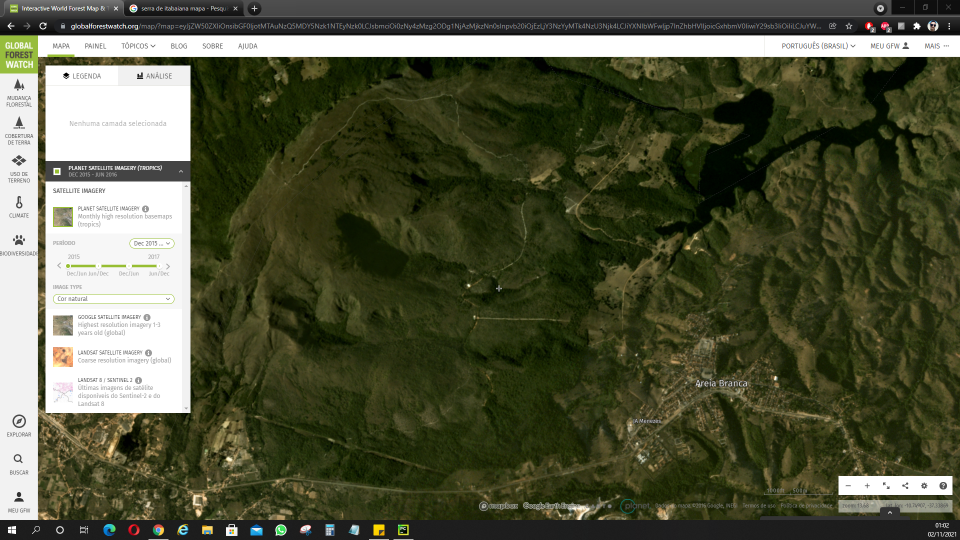
#> input picture Projeto3/img1.PNG, 1920 x 1080 px (shown at 1/2 size)
$ python DIferencaEntreImagens.py
#> lines starting #> are read from the running program, lines starting #| are printed output that depends on the picture; after the words box and inside, x2 and y2 are one past the last pixel; in counts of white or black regions, pixels touching at a corner belong together
import sys

import cv2
import numpy as np
from skimage.metrics import structural_similarity
from matplotlib import pyplot as plt #bib. para criacao de grafico
from tkinter import Tk #bib. para interface grafica
from tkinter.filedialog import askopenfilename

# interface para facil manuseio da aplicação
while True:

    print("""
		+--------------------------------------+
		|         Selecione uma Opção          |
		+--------------------------------------+

		+--------------------------------------+
		| [1] Escolher Imagem                  |
		+--------------------------------------+
		| [2] Sair do programa                 |
		+--------------------------------------+


	            """)

    opcao = int(input("Digite a opção escolhida: "))
#> the answer given: 1

    if (
            opcao == 1):  ###############################################################################################################################


        print(" ")
        print("ATENÇÃO: AS IMAGENS DEVEM CONTER O MESMO TAMANHO.")
        print("EXEMPLO: 600x600 & 600x600")

        # carrega as imagens a serem comparadas
        print(" ")
        print("Digite o nome e a extensão da primeira imagem que deseja abrir para sobrepor.")
        print("Exemplo: imagem-1.jpg ")
        Tk().withdraw() #coloquei para ocultar a interface(janela) que aparece no fundo da imagem
        imagem1 = cv2.imread(askopenfilename()) #função para abrir o windows explore e procurar a imagem a ser selecionada
#> the answer given: img1.PNG
#> imagem1 is the input picture: shape (1080, 1920, 3); mean B, G, R 61.3, 84.9, 81.5

        print(" ")
        print("Agora digite o nome e a extensão da imagem a ser sobreposta.")
        print("Exemplo: imagem-2.jpg ")
        imagem2 = cv2.imread(askopenfilename())  # seta tipo de váriavel (a imagem não é utilizada)
#> the answer given: img2.PNG
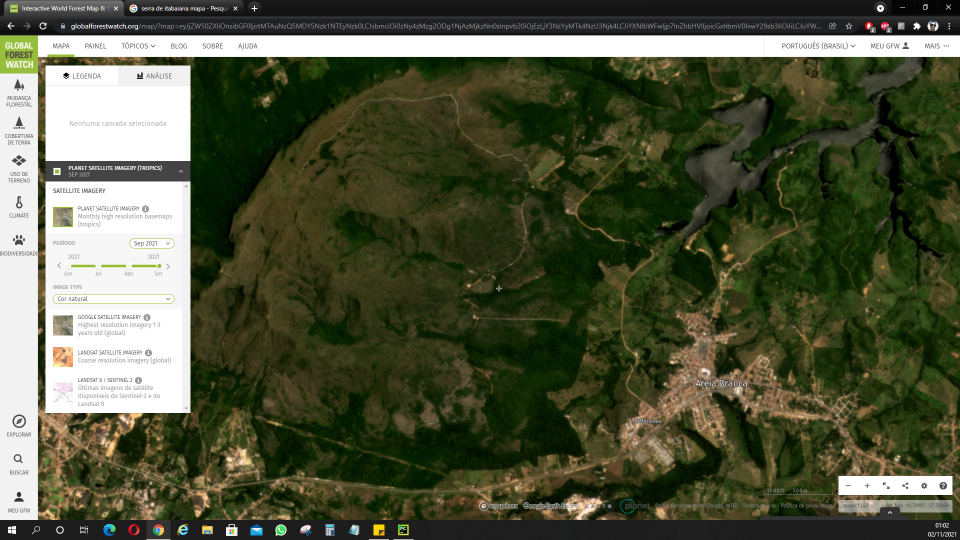
#> input picture Projeto3/img2.PNG, 1920 x 1080 px (shown at 1/2 size)
#> imagem2 is the input picture: shape (1080, 1920, 3); mean B, G, R 61.3, 85.3, 80.1

        # defini aqui para deixar a resolução da imagem padrão ao ser exibida na tela após os processamento
        # independente do tamanho delas, será exibida como padrão 1500x900
        # imagem1 = cv2.resize(imagem1, (700, 500))  # larguraxaltura
        # imagem2 = cv2.resize(imagem2, (700, 500))  # larguraxaltura

        img_height = imagem1.shape[0]  # shape retorna as dimensçoes da matriz
#> img_height = 1080

        # opção manual para escolher a dimensão da imagem (ultimo caso)
        # dim = (500, 500) #aqui eu posso definir a dimensão da imagem a partir da própria
        # imagem1 = cv2.resize(imagem1, dim, interpolation=cv2.INTER_AREA)
        # imagem2 = cv2.resize(imagem2, dim, interpolation=cv2.INTER_AREA)

        # Converter imagens em tons de cinza
        antes_do_cinza = cv2.cvtColor(imagem1, cv2.COLOR_BGR2GRAY)
        depois_do_cinza = cv2.cvtColor(imagem2, cv2.COLOR_BGR2GRAY)

        # Structural Similarity Index (Índice de Similaridade Estrutural)
        # Usando a função 'structural_similarity', calcula-se uma pontuação e a imagem da diferença
        # A pontuação representa o índice de similaridade estrutural entre as duas imagens de entrada.
        # Este valor pode cair no intervalo [-1, 1] com um valor de um sendo uma “correspondência perfeita”.
        (pontuacao, diferenca) = structural_similarity(antes_do_cinza, depois_do_cinza, full=True)
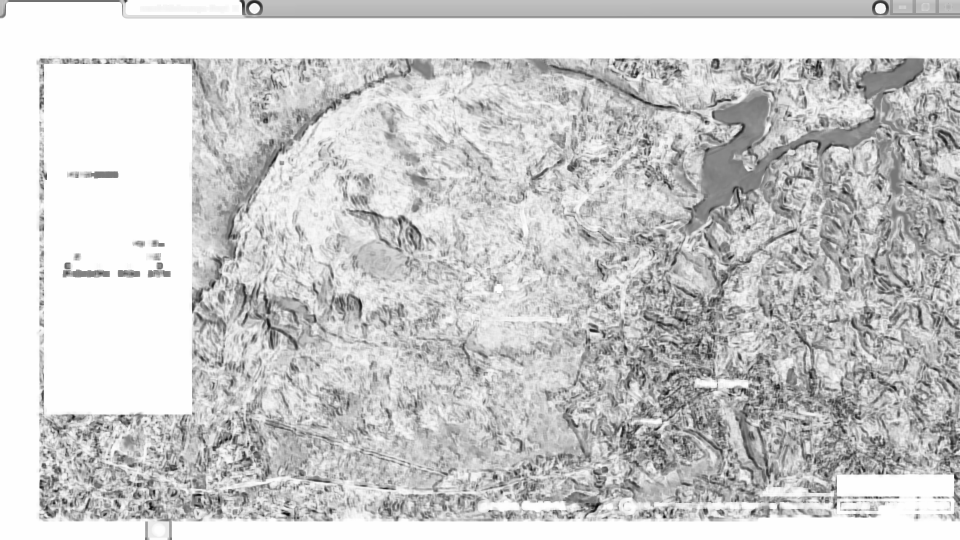
#> diferenca: shape (1080, 1920) float64 (shown at 1/2 size); min -0.853, max 1, mean 0.623; drawn with min black and max white
#> pontuacao = 0.622

        # A diferença image contém as diferenças reais da imagem entre as duas imagens de entrada que desejamos visualizar.
        # A imagem de diferença é atualmente representada como um tipo de dados de ponto flutuante no intervalo [0, 1], portanto,
        # primeiro convertemos a matriz em inteiros sem sinal de 8 bits no intervalo [0, 255] antes de podermos processá-lo posteriormente usando OpenCV.
        diferenca = (diferenca * 255).astype(
            "uint8")  # copia a imagem para outro objeto de imagem, este método é útil quando precisamos copiar a imagem, mas também reter o original.

        # Limite a imagem de diferença, seguido por encontrar contornos para obter as regiões das duas imagens de entrada que diferem
        # Encontrar os contornos para colocar retângulos em torno das regiões identificadas como “diferentes”
        # THRESH_BINARY_INV e THRESH_OTSU usada obter detalhes sobre a configuração de limiar bimodal de Otsu
        thresh = cv2.threshold(diferenca, 0, 255, cv2.THRESH_BINARY_INV | cv2.THRESH_OTSU)[1]
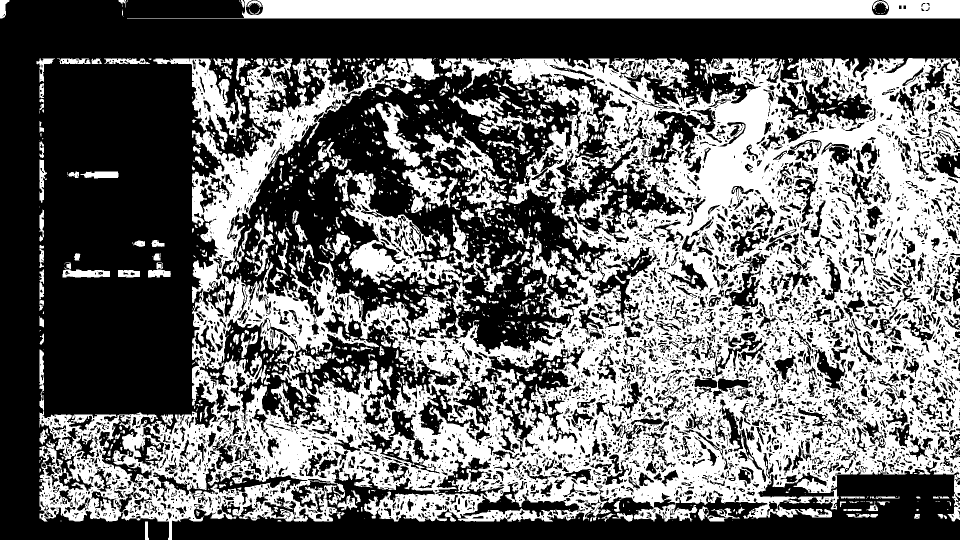
#> thresh: shape (1080, 1920) (shown at 1/2 size); 43.4% white; 1975 white regions (1379 under 20 px)
        contornos = cv2.findContours(thresh.copy(), cv2.RETR_EXTERNAL, cv2.CHAIN_APPROX_SIMPLE)
#> contornos = 1032 contours, 735 with area under 20; largest, box (x1, y1, x2, y2) and area: (79, 116, 1920, 1080) 1077946, (254, 0, 1920, 37) 49736, (668, 339, 981, 572) 21614, (306, 117, 492, 300) 8999, (751, 203, 845, 335) 3726

        # Os contornos inicializa com [0], depois serão armazenados na lista
        contornos = contornos[0] \
            if len(contornos) == 2 \
            else contornos[1]

        # mascara e pontos de pixel da imagem
        # a mascara retorna uma nova matriz de forma(imagem1) e tipo fornecidos, preenchida com zeros
        # a função Numpy(np) fornece coordenadas no formato (linha, coluna)
        mascara = np.zeros(imagem1.shape, dtype="uint8")
        preenchido_depois = imagem2.copy()  # copia a imagem para outro objeto de imagem, este método é útil quando precisamos copiar a imagem, mas também reter o original.

        # no for abaixo obtem-se a volta sobre os contornos onde,
        # calcula a caixa delimitadora do contorno e, em seguida, desenha a
        # caixa delimitadora em ambas as imagens de entrada para representar onde as duas imagens são diferentes
        numeroDiferencas = 0  # declaração de variavel para achar o número de diferenças na image,

        for c in contornos:

            # proporção entre a área do contorno e a área do retângulo delimitador
            area = cv2.contourArea(c)
            if area > 40:
                numeroDiferencas += 1
                # proporção entre a largura e a altura do retângulo delimitador do objeto
                x, y, w, h = cv2.boundingRect(c)

                # valores para desenhar um retângulo verde em cada imagem com
                cv2.rectangle(imagem1, (x, y), (x + w, y + h), (0, 0, 255), 2)
                # cv2.rectangle(imagem2, (x, y), (x + w, y + h), (0, 0, 255), 2) #ocultei aqui para mostrar as diferenças entre ambas as imegens juntas no mesmo quadro

                # valores para desenhar a mascara verde em cada imagem com
                cv2.drawContours(mascara, [c], 0, (0, 255, 0), -1)
                cv2.drawContours(preenchido_depois, [c], 0, (0, 255, 0), -1)
#> this loop made 1032 passes
#> (area, x, y, w, h) on passes 1, 13, 14, 15, 17, 19, 22, 33, 38, 39, 41, 53: (188, 290, 1043, 8, 37), (74.5, 1875, 1028, 19, 10), (76.5, 1828, 1028, 12, 10), (246, 1693, 1027, 63, 8), (100.5, 1201, 1027, 30, 16), (258, 1224, 1026, 42, 17), (46.5, 674, 1024, 8, 14), (90.5, 1687, 1018, 36, 4), (496, 1415, 1016, 65, 27), (57.5, 1476, 1014, 13, 14), (334, 1396, 1012, 21, 29), (70, 1754, 1003, 25, 8)
#> area on passes 11, 21, 26, 37, 59, 284: 29.5, 22, 31.5, 35.5, 35, 62
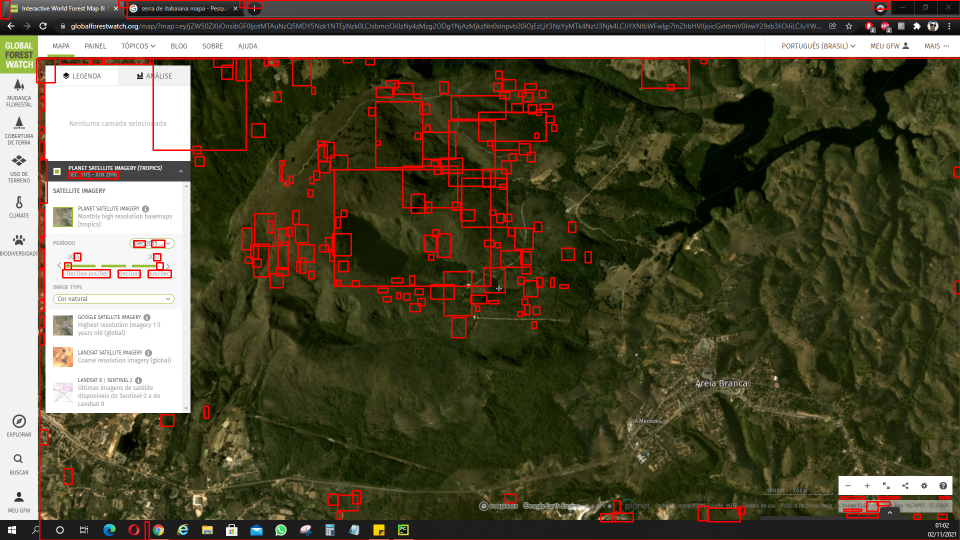
#> imagem1: shape (1080, 1920, 3) (shown at 1/2 size); 3.65% of pixels changed, all inside (x1, y1, x2, y2) = (0, 0, 1920, 1080)
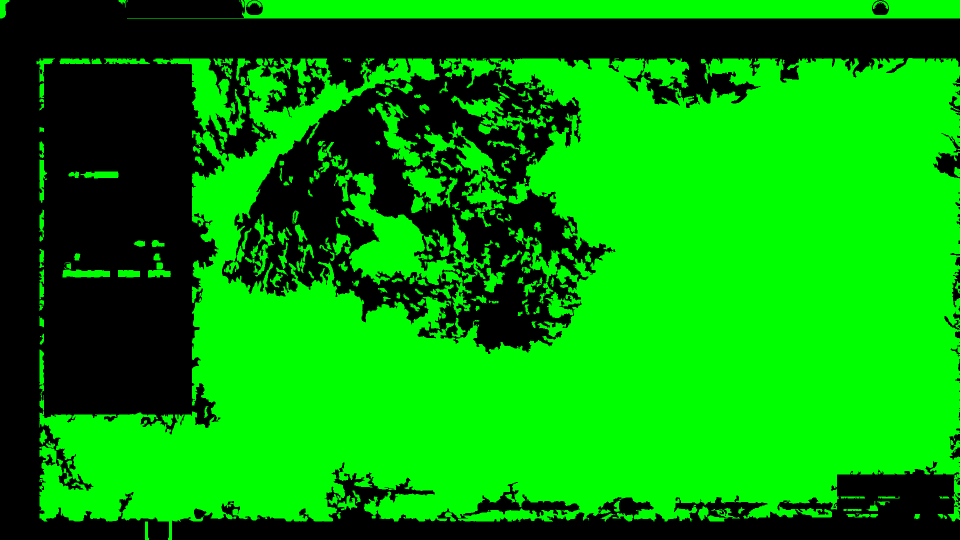
#> mascara: shape (1080, 1920, 3) (shown at 1/2 size); mean B, G, R 0, 152.7, 0
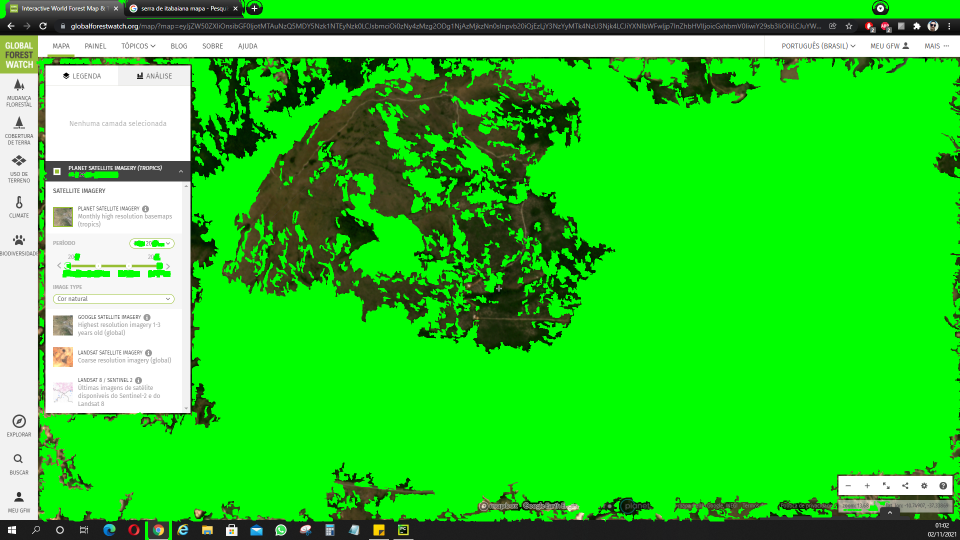
#> preenchido_depois: shape (1080, 1920, 3) (shown at 1/2 size); mean B, G, R 47.7, 205.7, 52.1
#> after the loop, numeroDiferencas = 210

        print("\n------------------INFORMAÇÕES------------------")
        print("Semelhança de imagem aproximada: ", f' {pontuacao:.3f}')  # impressão no console da semelhança da imagem
#| Semelhança de imagem aproximada:   0.622
        print("Número de diferenças encontrados: ", numeroDiferencas)  # impressão no console
#| Número de diferenças encontrados:  210
        print("Tamanho da imagem 1: ", imagem1.shape)  # mostra informações a respeito da dimensão da imagem1
#| Tamanho da imagem 1:  (1080, 1920, 3)
        print("Tamanho da imagem 2: ", imagem2.shape)  # mostra informações a respeito da dimensão da imagem2
#| Tamanho da imagem 2:  (1080, 1920, 3)
        print("------------------------------------\n")
        plt.hist(diferenca.ravel())  # adicao do histograma
        plt.show()
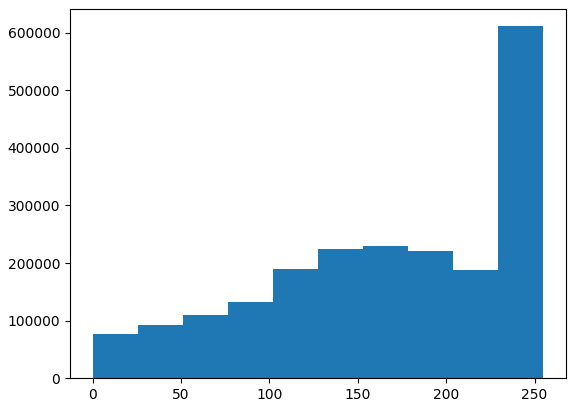
#> figure drawn by matplotlib, 1 panel; tallest bar 611121 high, from x = 229.5 to 255

        resposta = input("Deseja visualizar a imagem agora? [S] [N] : ")
#> the answer given: img2.PNG
#> the answer given: 1
#> the answer given: img2.PNG
#> the answer given: img2.PNG
#> (the run stopped early here; a loop or call above may not have finished)
